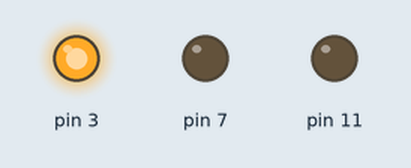
Recording of a sketch running on a simulated Arduino Uno, built with avr-gcc and run on an emulated ATmega328P. On the bench: output pins drawn as LEDs (lit = HIGH).

Above: at 0.1 s.
Timing chart, 0 to 1.6 s (numbered marks = the images above):
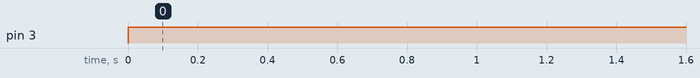

The sketch:

semaforo.ino
```cpp
// C++ code
//
void setup()
{
  pinMode(3, OUTPUT);
  pinMode(7, OUTPUT);
  pinMode(11, OUTPUT);
}

void loop()
{
  digitalWrite(3, HIGH);
  digitalWrite(7, LOW);
  digitalWrite(11, LOW);
  delay(3000); // Wait for 3000 millisecond(s)
  digitalWrite(3, HIGH);
  digitalWrite(7, LOW);
  digitalWrite(11, LOW);
  delay(3000); // Wait for 3000 millisecond(s)
  digitalWrite(3, HIGH);
  digitalWrite(7, LOW);
  digitalWrite(11, LOW);
  delay(3000); // Wait for 3000 millisecond(s)
}
```

Measured:
- by itself, pin 3: LOW → HIGH at 0.00 s
